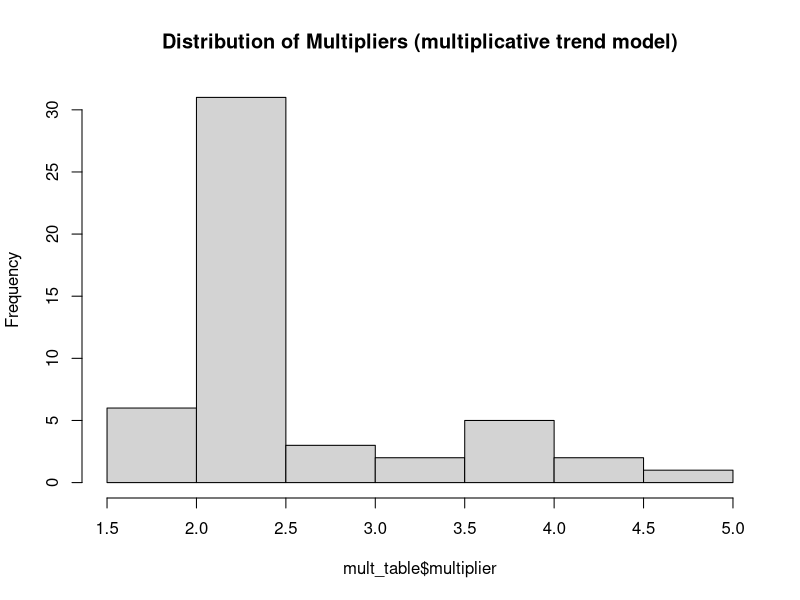
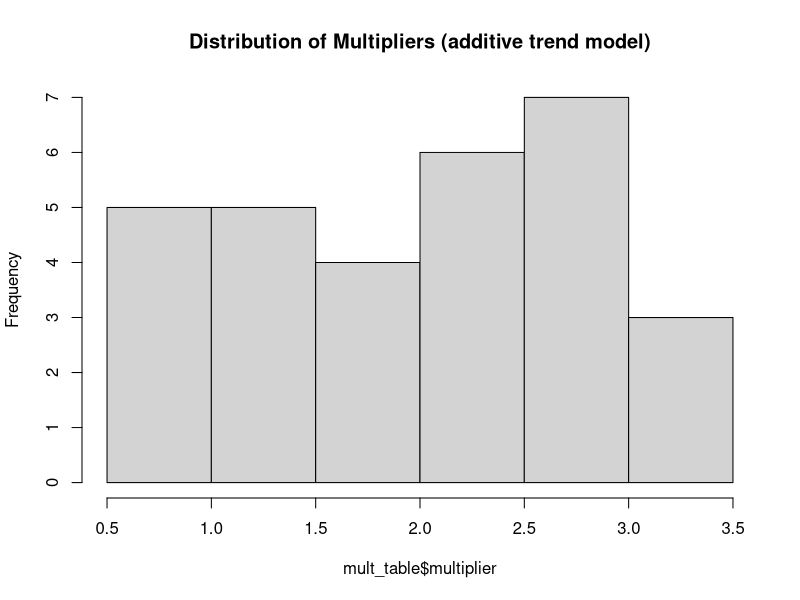

Write R code to recreate these figures, in order.
## ---- chunk 1
alpha <- c(.99, .95, .90); alpha
two_sided <- 1 - (1 - alpha)/2; two_sided
z_scores <- qnorm(two_sided); z_scores
df_z <- data.frame(alpha = alpha , two_sided = two_sided, z_scores = z_scores); df_z
k <- 0.025 * 1:4
## ---- chunk 2
lc_table <- expand.grid(two_sided, k)
names(lc_table) <- c("two_sided", "k")
lc_table <- merge(lc_table, df_z)
lc_table$number_claims_reqd <- with(data = lc_table, round((z_scores / k) ^ 2))
lc_table <- lc_table[order(lc_table$k, lc_table$alpha),]
lc_table
matrix(data = lc_table$number_claims_reqd, nrow = 4, byrow = TRUE, 
  dimnames = list(k, alpha))
## ---- chunk 3
mult_table <- expand.grid(trend = (1:10) / 1000, lambda_0 = c(10, 25, 50, 100, 500))
mult_table$lambda_1 <- with(data = mult_table, (1+trend) * lambda_0)
mult_table$multiplier <- NA

for (i in 1:nrow(mult_table)) {
  mult_table$multiplier[i] <- with(data = mult_table,
    var(rpois(n = 1000, lambda = lambda_1[i]) / rpois(n = 1000, lambda = lambda_0[i])) *
    lambda_0[i] / (1+trend[i])^2)
}
head(mult_table)
hist(mult_table$multiplier, main = "Distribution of Multipliers (multiplicative trend model)")
## ---- chunk 4
mult_table <- expand.grid(trend = (1:10) / 1000, lambda_0 = c(1, 2, 3))
mult_table$lambda_1 <- with(data = mult_table, (1+trend) * lambda_0)
mult_table$multiplier <- NA

for (i in 1:nrow(mult_table)) {
  mult_table$multiplier[i] <- with(data = mult_table,
    var(rpois(n = 1000, lambda = lambda_1[i]) - rpois(n = 1000, lambda = lambda_0[i])) / 
      mean((rpois(n = 1000, lambda = lambda_1[i]) - rpois(n = 1000, lambda = lambda_0[i]))^2) *
      mean(rpois(n = 1000, lambda = lambda_0[i]))
    ) 
}
head(mult_table)
hist(mult_table$multiplier, main = "Distribution of Multipliers (additive trend model)")
